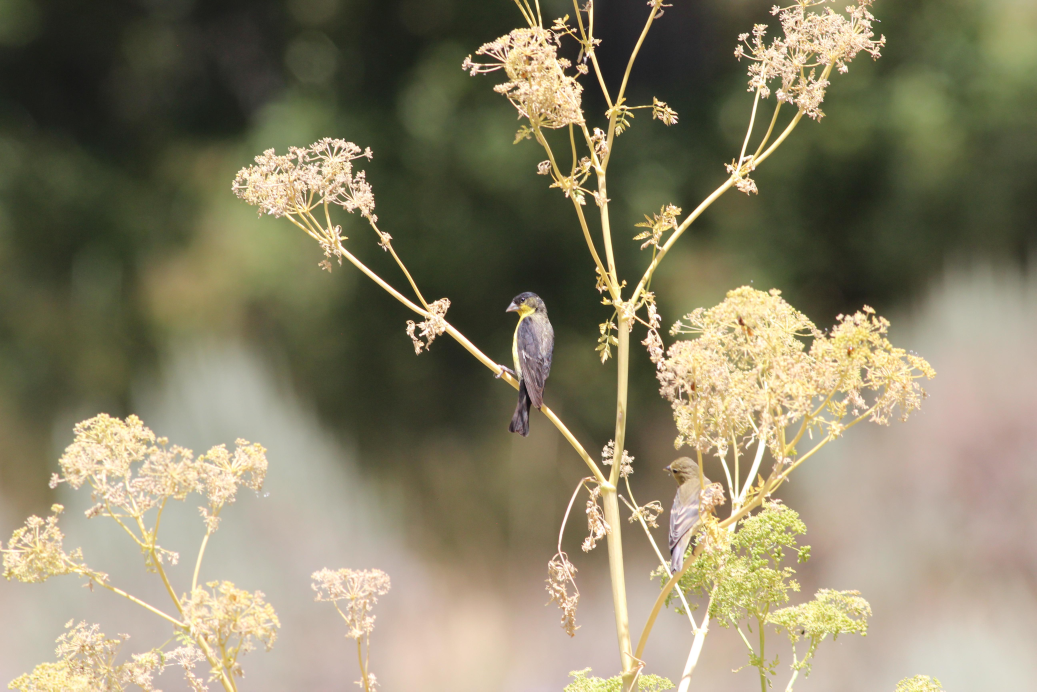
#> input picture test_images/IMG_7187.JPG, 5184 x 3456 px (shown at 1/5 size)
$ python -i blur.py   (imports and definitions only)
#> lines starting #> are read from the running program, lines starting #| are printed output that depends on the picture
# UCF Senior Design 2017-18
# Group 38

import cv2
import numpy as np
import pywt

FIXED_SIZE = 1024
EDGE_THRESH = 35
MIN_ZERO = 0


def partition(emap, rows, cols):
    """
    Partition edge maps into windows
        emap: (array) edge map
        rows: (int) number of rows for each partition
        cols: (int) number of columns for each partition
    """
    h, w = emap.shape

    return (emap.reshape(h // rows, rows, -1, cols)
            .swapaxes(1, 2)
            .reshape(-1, rows, cols))


def haar_wavelet_transform(img):
    """
    Calculate haar wavelet transform for a given image
        img: (ndarray) grayscale image file
    """
    coeffs = pywt.dwt2(img, 'haar')

    # from pywt documentation: cA, (cH, cV, cD)
    # cA: LL
    # cH: LH
    # cV: HL
    # cD: HH
    LL, (LH, HL, HH) = coeffs

    return LL, LH, HL, HH


def calc_emap(LH, HL, HH):
    """
    Construct edge map
        LH: (array) vertical detail
        HL: (array) horizontal detail
        HH: (array) diagonal detail
    """
    # square root of LH^2 + HL^2 + HH^2
    return np.sqrt((np.power(LH, 2) + np.power(HL, 2) + np.power(HH, 2)))


def calc_emax(emap, window_size):
    """
    Calculate local maxima of each edgemap partition
        emap: (array) edge map
        window_size: (int) dimensions of each partition
    """
    # split edge map into partitions sized (window_sized X window_sized)
    result = partition(emap, window_size, window_size)
    max_points = []

    # from 0 to the total number of partitions
    for i in range(0, len(result)):
        # find the max of each partition and
        # add to total list of local maxes
        max_points.append(np.max(result[i]))

    # return list of all local maxes
    return max_points


def calc_values(emax1, emax2, emax3):
    """
    Calculate values necessary for blur detection
        emax1: (array) list of local maxima in first edgemap
        emax2: (array) list of local maxima in second edgemap
        emax3: (array) list of local maxima in third edgemap
    """
    # total number of edge points
    Nedge = 0
    # total number of Dirac- or Astep-Structure edge points
    Nda = 0
    # total number of Roof- or Gstep-Structure edge points
    Nrg = 0
    # total number of Roof- or Gstep-Structure edge points
    # that have lost their sharpness
    Nbrg = 0

    # all emax have the same length
    for i in range(0, len(emax1)):
        # Rule 1
        if emax1[i] > EDGE_THRESH or emax2[i] > EDGE_THRESH or emax3[i] > EDGE_THRESH:
            Nedge += 1

            # Rule 2
            if emax1[i] > emax2[i] and emax2[i] > emax3[i]:
                Nda += 1

            # Rule 3 & 4
            elif emax1[i] < emax2[i]:
                # Roof- or
                if emax2[i] < emax3[i]:
                    Nrg += 1

                # Roof structure
                elif emax2[i] > emax3[i]:
                    Nrg += 1

                # Rule 5
                if emax1[i] < EDGE_THRESH:
                    Nbrg += 1

    return Nedge, Nda, Nrg, Nbrg


def calc_intensities(img):
    """
    Calculate haar wavelet transforms, edge maps and maxima
        img: (ndarray) grayscale image file
    """
    # i = 1
    LL_1, LH_1, HL_1, HH_1 = haar_wavelet_transform(img)
    emap1 = calc_emap(LH_1, HL_1, HH_1)
    emax1 = calc_emax(emap1, 8)

    # i = 2
    LL_2, LH_2, HL_2, HH_2 = haar_wavelet_transform(LL_1)
    emap2 = calc_emap(LH_2, HL_2, HH_2)
    emax2 = calc_emax(emap2, 4)

    # i = 3
    LL_3, LH_3, HL_3, HH_3 = haar_wavelet_transform(LL_2)
    emap3 = calc_emap(LH_3, HL_3, HH_3)
    emax3 = calc_emax(emap3, 2)

    return emax1, emax2, emax3


def determine_resize(img):
    """
    Determine dimensions for resize. Default value is 1024; however,
    if image dimensions are smaller, resize accordingly.
    Smallest resize will be 256 or FIXED_SIZE divided by 4
        img: (ndarray) grayscale image file
    """
    size = FIXED_SIZE

    if len(img[0]) < size:
        if len(img[0]) < size // 2:
            return size // 4
        else:
            return size // 2

    return size


def blur_result(size, per, blur_extent):
    """
    Classify whether or not an image is blurry. Blur metrics vary based
    on resize dimensions
        size: (int) resized dimension
        per: (float) ratio of Dirac- and Astep-Structure to all edges
        blur_extent: (float) blur confident coefficient;
                     how many Roof- and Gstep-Structure edges are
    """
    if size == FIXED_SIZE:
        if (per <= MIN_ZERO and blur_extent > .825) or blur_extent >= .95:
            # blurry
            return 0
        else:
            # not blurry
            return 1
    else:
        if (per <= MIN_ZERO and blur_extent > .75) or blur_extent >= .9:
            # blurry
            return 0
        else:
            # not blurry
            return 1

    # preventive measure
    # default to not blurry result
    return 1


def detect_blur(img_path):
    """
    Method where final image and blur classification is returned
        img_path: (String) absolute path to image file
    """
#> called with img_path = '../test_images/IMG_7187.JPG'
    # exception handling for OpenCV image conversion
    try:
        # convert image to numpy array
        image = cv2.imread(img_path)
#> image is the input picture: shape (3456, 5184, 3); mean B, G, R 104.1, 130.4, 137.4
        # convert to RGB
        img = cv2.cvtColor(image, cv2.COLOR_BGR2GRAY)
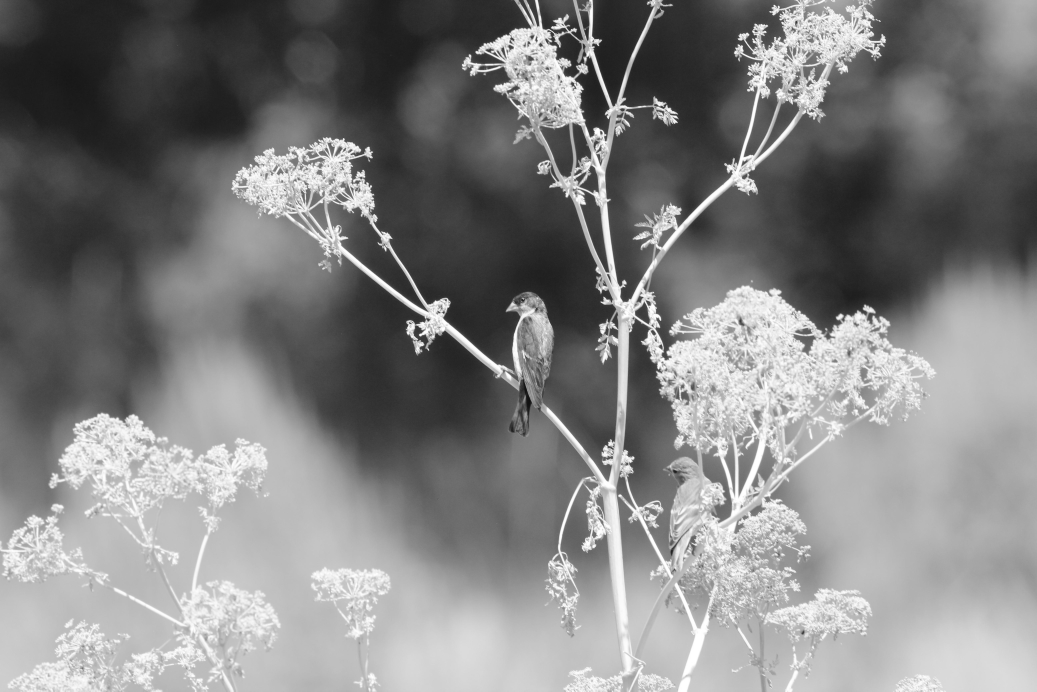
#> img: shape (3456, 5184) (shown at 1/5 size); min 8, max 255, mean 129.5
        pass

    except Exception:
        return img_path, False

    # convert image to numpy array
    image = cv2.imread(img_path)
    # convert to RGB
    img = cv2.cvtColor(image, cv2.COLOR_BGR2GRAY)

    # determine dimensions for resize
    size = determine_resize(img)
#> size = 1024
    img = cv2.resize(img, (size, size))
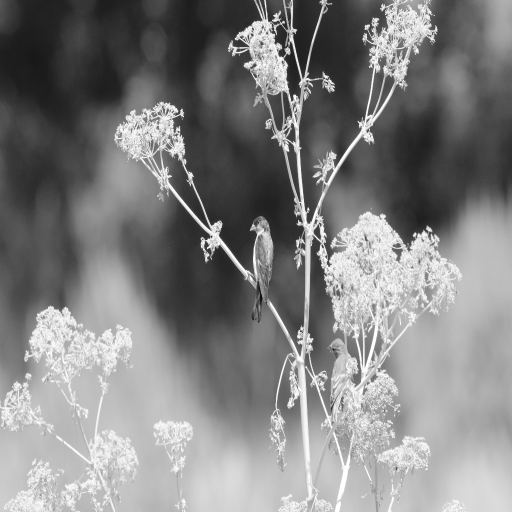
#> img: shape (1024, 1024) (shown at 1/2 size); min 14, max 255, mean 129.4

    # calculate local maxima of each edge map (3 in total)
    emax1, emax2, emax3 = calc_intensities(img)
#> after the loop in calc_emax, `for i in range(0, len(result)):`: max_points = 4096 values, max 190.1 at index 421, min 1 at index 3025, mean 30.78
#> in calc_intensities, `emax1 = calc_emax(emap1, 8)`: emax1 has the same summary as max_points in calc_emax
#> in calc_emap (call 2), `return np.sqrt((np.power(LH, 2) + np.power(HL, 2) + np.power(HH, 2)))`:
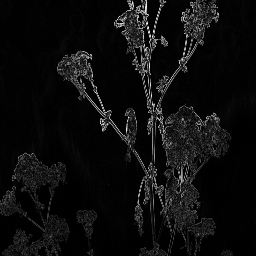
#> returned value: shape (256, 256) float64; min 0, max 360.5, mean 19.3; drawn with min black and max white
#> in calc_intensities, `emax2 = calc_emax(emap2, 4)`: emax2 = 4096 values, max 360.5 at index 356, min 1.66 at index 4028, mean 51.3
#> in haar_wavelet_transform (call 3), `LL, (LH, HL, HH) = coeffs`:
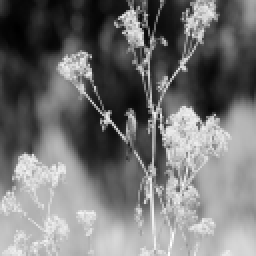
#> LL: shape (128, 128) float64 (shown 2 times larger); min 195.8, max 2029.6, mean 1035.4; drawn with min black and max white
#> in haar_wavelet_transform (call 3), `LL, (LH, HL, HH) = coeffs`:
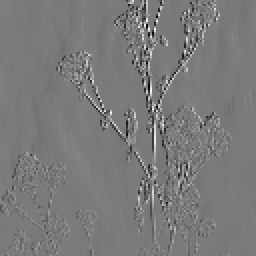
#> HL: shape (128, 128) float64 (shown 2 times larger); min -629.4, max 677.5, mean -0.8; drawn with min black and max white
#> in haar_wavelet_transform (call 3), `LL, (LH, HL, HH) = coeffs`:
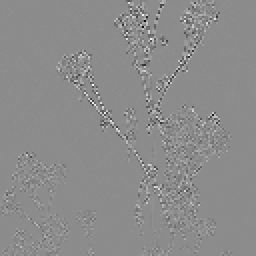
#> HH: shape (128, 128) float64 (shown 2 times larger); min -425.9, max 348.6, mean 0; drawn with min black and max white
#> in calc_emap (call 3), `return np.sqrt((np.power(LH, 2) + np.power(HL, 2) + np.power(HH, 2)))`:
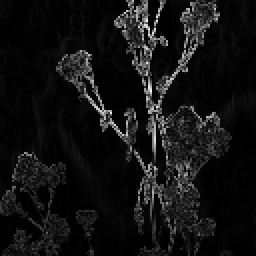
#> returned value: shape (128, 128) float64 (shown 2 times larger); min 0, max 682.9, mean 49.2; drawn with min black and max white
#> in calc_intensities, `emax3 = calc_emax(emap3, 2)`: emax3 = 4096 values, max 682.9 at index 356, min 1.43 at index 3399, mean 83.03
#> emax1 has the same summary as max_points in calc_emax

    # calculate Nedge, Nda, Nrg and Nbrg
    Nedge, Nda, Nrg, Nbrg = calc_values(emax1, emax2, emax3)
#> after the loop in calc_values, `for i in range(0, len(emax1)):`: Nbrg = 341; Nda = 34; Nedge = 1534; Nrg = 1468
#> Nedge = 1534; Nda = 34; Nrg = 1468; Nbrg = 341

    # ratio of Dirac- and Astep-Structure to all edges
    # if divisor is 0, set per to 0
    per = 0 if Nedge == 0 else Nda / Nedge
#> per = 0.0222
    # blur confident coefficient; how many Roof- and Gstep-Structure edges are
    # blurred; if divisor is 0, set blur_extent to 0
    blur_extent = 0 if Nrg == 0 else Nbrg / Nrg
#> blur_extent = 0.232

    # classify whether or not image is blurry
    result = blur_result(size, per, blur_extent)
#> result = 1

    return image, result

>>> result = detect_blur('../test_images/IMG_7187.JPG')
